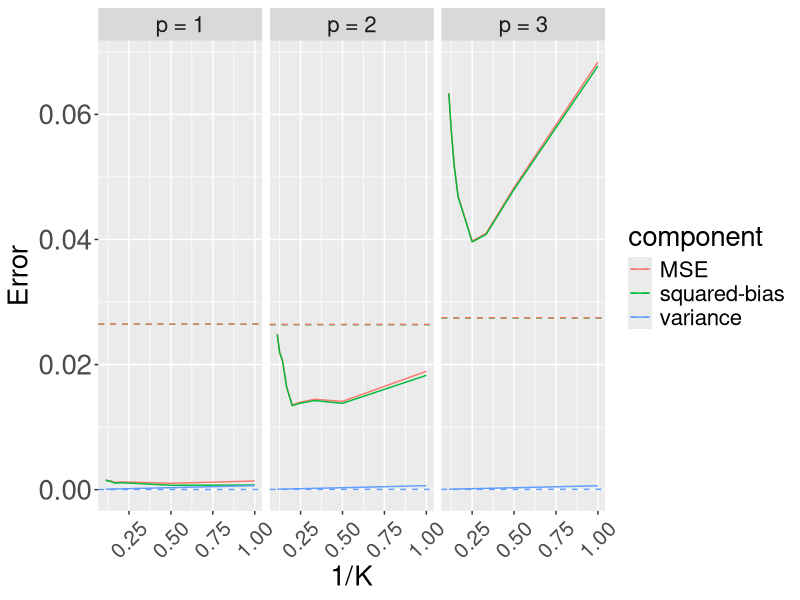

This chart was generated by the following R code:
set.seed(123)

library(FNN)
library(ggplot2)
rm(list=ls())

ntrain <- 50 # Training
ntest <- 500 # Testing
nrep <- 100 # repeat 100 times
p <- 20
# puse <- c(1, 2, 3, 4, 10, 20) # number of predictors
puse <- c(1, 2, 3)
k <- c(1:9)

sigma <- 0.025

Xtrain <- matrix(runif(ntrain * p, -1, 1), ntrain, p)
Xtest <- matrix(runif(ntest * p, -1, 1), ntest, p)
y0 <- sin(2 * Xtrain[, 1]) # Only the first predictor is related to y
ytest <- sin(2 * Xtest[, 1])

out_knn <- data.frame() # Output results
out_lm <- data.frame()

for(i in 1:length(puse)){
    yhat_lm <- matrix(0, ntest, nrep)
    yhat_knn <- replicate(length(k), matrix(0, ntest, nrep))
    
    for(l in 1:nrep){
        y <- y0 + rnorm(ntrain, 0, sigma)
    
        ######### fit linear regression using lm funciton, assign predicted value to yhat_lm[,l] #########
        fit_lm <- lm(y ~ ., data.frame(y = y, x = Xtrain[, 1 : puse[i]]))
        yhat_lm[, l] <- predict(fit_lm, data.frame(x = Xtest[, 1 : puse[i]])) # predicted value by lm
      
    
        for(j in 1:length(k)){
            ######### fit knn using knn.reg funciton, assign predicted value to yhat_knn[, l, j] #########
            fit_knn <- knn.reg(train = data.matrix(Xtrain[, 1 : puse[i]]), test = data.matrix(Xtest[, 1 : puse[i]]), y = y, k = k[j])
            yhat_knn[, l, j] <- fit_knn$pred # predicted value by knn.reg
        }
        
        cat(i, "-th p, ", l, "-th repitition finished. \n")
    }
  
    ######### DO: compute bias and variance of linear regression #########
    
    # Compute mean of predicted values
    ybar_lm <- rowMeans(yhat_lm) # E(f^hat)
    
    # Compute bias^2
    biasSQ_lm <- mean((ytest - ybar_lm)^2) # E[ (f - E(f^hat))^2 ]
    
    # Compute variance
    variance_lm <- mean((yhat_lm - ybar_lm)^2) # E[ (E(f^hat) - f^hat)^2 ]
    
    # Compute total MSE
    err_lm <- mean((yhat_lm - c(ytest))^2)
  
    out_lm <- rbind(out_lm, data.frame(error = biasSQ_lm, component = "squared-bias", p = paste0("p = ", puse[i])))
    out_lm <- rbind(out_lm, data.frame(error = variance_lm, component = "variance", p = paste0("p = ", puse[i])))
    out_lm <- rbind(out_lm, data.frame(error = err_lm, component = "MSE", p = paste0("p = ", puse[i])))
  
  
    ######### compute bias and variance of knn regression #########
    
    # Compute mean of predicted values
    ybar_knn <- apply(yhat_knn, c(1, 3), mean) # E(f^hat)
    
    # Compute bias^2
    biasSQ_knn <- colMeans((ytest - ybar_knn)^2) # E[ (f - E(f^hat))^2 ]
    
    # Compute variance
    variance_knn <- sapply(1:length(k), function(idx) mean((yhat_knn[, , idx] - ybar_knn[, idx])^2)) # E[ (E(f^hat) - f^hat)^2 ]
    
    # Compute total MSE
    err_knn <- apply(yhat_knn, 3, function(x) mean((x - ytest)^2))
  
    out_knn <- rbind(out_knn, data.frame(error = biasSQ_knn, component = "squared-bias", K = 1/k, p = paste0("p = ", puse[i])))
    out_knn<- rbind(out_knn, data.frame(error = variance_knn, component = "variance", K = 1/k, p = paste0("p = ", puse[i])))
    out_knn<- rbind(out_knn, data.frame(error = err_knn, component = "MSE", K = 1/k, p = paste0("p = ", puse[i])))
}

                     
out_lm[, "p"] <- factor(out_lm[, "p"], levels = paste0("p = ", puse))
out_knn[, "p"] <- factor(out_knn[, "p"], levels = paste0("p = ", puse))

p <- ggplot(data = out_knn, aes(x = K, y = error, col = component)) +
    geom_line() +
    geom_hline(data = out_lm, aes(yintercept = error, col = component), linetype = "dashed") +
    facet_grid(. ~ p) +
    labs(x = "1/K", y = "Error") +
    theme(
        text = element_text(size = 20),
        axis.text.y = element_text(size = 20),
        axis.text.x = element_text(angle = 45, vjust = 0.5, hjust = 0.5, size = 15)
    )
p
